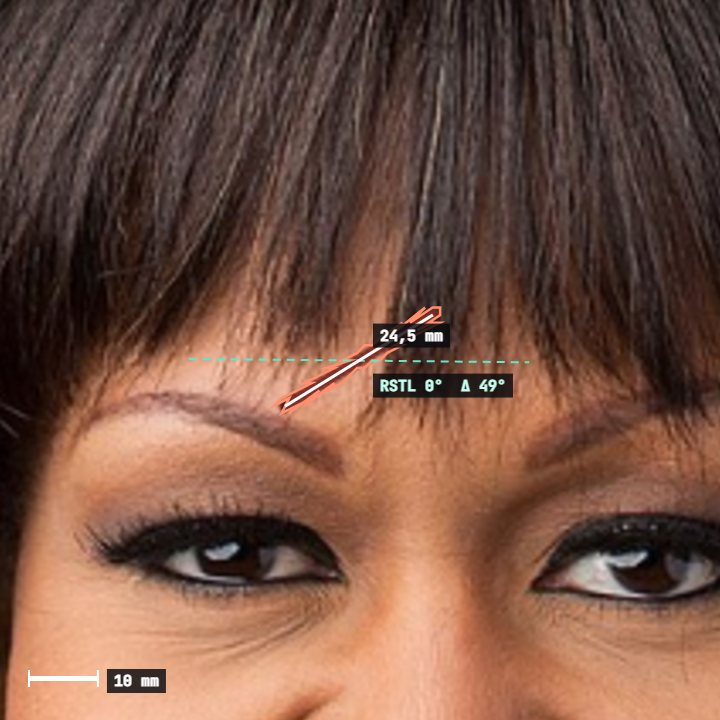
#> input picture server/examples/ex1_measured.jpg, 720 x 720 px
$ python -i acne_lesions.py   (imports and definitions only)
#> lines starting #> are read from the running program, lines starting #| are printed output that depends on the picture; after the words box and inside, x2 and y2 are one past the last pixel; in counts of white or black regions, pixels touching at a corner belong together
### wound_planner.py
"""Laceration / scar planner: geometry of a marked wound against the face.

The clinician marks the wound by clicking along it (accurate and clinician-controlled; no
detector is trained here). From the facial landmarks the tool reports where the wound is,
how long it is (mm), how it lies relative to approximate relaxed skin tension lines (RSTL),
which critical borders it touches (vermilion, brow, eyelid margin, alar rim), and draws
candidate repair geometry: an RSTL-aligned elliptical excision and a Z-plasty.

LIMITS, read before use:
- The RSTL field here is a coarse rule-based approximation of the schematic maps (Kraissl,
  Borges). Real RSTL vary with age, sex and individual skin; use clinical judgement.
- Drawn lines are decision-support sketches, not a surgical plan. Nothing here predicts how
  a scar will turn out, and there is no "beauty score".
- mm values come from the iris scale (11.7 mm, about +-5%) on a 2D frontal photo.
"""
import argparse
import json
import math
from pathlib import Path

import cv2
import numpy as np
from mediapipe.tasks.python import vision

import face_proportions as fp
import smile_symmetry as ss

C = vision.FaceLandmarksConnections


def _idx(conns):
    return sorted({i for c in conns for i in (c.start, c.end)})


NOSE_IDX = _idx(C.FACE_LANDMARKS_NOSE)
LIPS_IDX = _idx(C.FACE_LANDMARKS_LIPS)
LIPS_OUTER = [61, 185, 40, 39, 37, 0, 267, 269, 270, 409, 291, 375, 321, 405, 314, 17, 84, 181, 91, 146]
OVAL = [10, 338, 297, 332, 284, 251, 389, 356, 454, 323, 361, 288, 397, 365, 379, 378, 400, 377, 152,
        148, 176, 149, 150, 136, 172, 58, 132, 93, 234, 127, 162, 21, 54, 103, 67, 109]
EYE_R = [33, 7, 163, 144, 145, 153, 154, 155, 133, 173, 157, 158, 159, 160, 161, 246]       # image-left
EYE_L = [263, 249, 390, 373, 374, 380, 381, 382, 362, 398, 384, 385, 386, 387, 388, 466]    # image-right
BROW_R = [70, 63, 105, 66, 107]
BROW_L = [300, 293, 334, 296, 336]
ALAR_RIM = [129, 64, 98, 97, 2, 326, 327, 294, 358]

ELLIPSE_LW_RATIO = 3.5      # commonly taught elliptical excision length:width 3-4:1
Z_GAIN = {30: 25, 45: 50, 60: 75}   # classic Z-plasty theoretical length gain, percent
FAV, UNFAV = 30.0, 60.0     # alignment bands in degrees (commonly taught)


class FaceFrame:
    """Pixel <-> face-aligned millimetre frame (roll removed, y up, midline at x = 0)."""

    # [37 lines left out: functions __init__, to_mm, to_px, _densify, _seg_dist, not called in this run]


def _in_poly(p, poly):
    return cv2.pointPolygonTest(np.asarray(poly, np.float32).reshape(-1, 1, 2), (float(p[0]), float(p[1])), False) >= 0


# [9 lines left out: function _segments_cross, not called in this run]


class Ctx:
    """Face geometry in mm used by region and RSTL rules."""

    # [70 lines left out: functions __init__, region_of, rstl_angle, not called in this run]


def _diff(a, b):
    d = abs(a - b) % 180
    return min(d, 180 - d)


# [241 lines left out: functions ellipse_for, ellipse_points, z_plasty, scar_color, plan, draw_plan and 2 more, not called in this run]


# [2 lines that do not run on import are left out]

### acne_lesions.py
"""Acne and skin-mark mapper: counts red inflamed lesions, pustule-like lesions and dark marks per zone.

REAL-PHOTO CALIBRATION RESULT (read this): a colour-only detector cannot separate acne from other red spots.
On six normal real faces it still returned 0-30 "red lesions" each (sun damage, freckles, rosy skin), versus
35-45 on two acne photos. Treat the output as a CANDIDATE RED SPOT COUNT for tracking the same patient under the
same lighting, never as an acne diagnosis or grade. Dark marks are not reported at all.

Method: Lab colour; redness residual (a* minus a smooth local skin baseline, computed only over
skin pixels) -> multi-scale normalised Laplacian-of-Gaussian blob detector (0.6-2.7 mm) ->
non-maximum suppression -> per-lesion centre, radius (mm) and contrast. A second pass on lightness
finds dark macules (post-inflammatory marks) that are NOT red.

It COUNTS and LOCATES colour blobs. It does not grade acne (no GAGS / IGA score: lesion TYPE such as
comedone vs papule vs nodule cannot be read from colour), and it cannot see depth, cysts or comedones
that are skin-coloured. Classes are colour heuristics, not histology. Sunburn, rosacea, flushing,
razor bumps, insect bites and lighting can all look like lesions. Calibrated on synthetic skin;
NOT validated against dermatologist counts.
"""
import argparse
import json
from pathlib import Path

import cv2
import numpy as np
from scipy import ndimage as ndi

import face_zones as fz
import wound_planner as wp

SIGMAS_MM = (0.9, 1.3, 1.9, 2.7)
RED_T = 4.0          # normalised LoG response on the a* residual (calibrated on 6 normal real faces + 2 acne photos)
RED_CONTRAST = 8.0   # minimum a* rise over the local skin baseline at the blob centre
DETECT_DARK = False  # dark macules: 50-500 false detections per NORMAL face (pores, stubble, shadow); disabled until a trained model exists
DARK_T = 8.0
MIN_DIST_MM = 2.0
BASE_SIGMA_MM = 9.0
MIN_PX_PER_MM = 2.0
SKIN_ZONES = [n for n in fz.NAMES if fz.IS_SKIN[n]]
SKIN_SEED = ("cheek_medial_R", "cheek_medial_L", "forehead_central", "nose_dorsum", "chin")


# [12 lines left out: function skin_from_atlas, not called in this run]


def skin_fallback(image_bgr):
    ycc = cv2.cvtColor(image_bgr, cv2.COLOR_BGR2YCrCb)
    m = (ycc[..., 1] >= 128) & (ycc[..., 1] <= 190) & (ycc[..., 2] >= 70) & (ycc[..., 2] <= 140) & (ycc[..., 0] >= 35)
    return cv2.morphologyEx(m.astype(np.uint8), cv2.MORPH_CLOSE, cv2.getStructuringElement(cv2.MORPH_ELLIPSE, (9, 9))) > 0


def _blobs(resid, valid, ppm, thr):
    """Multi-scale normalised LoG maxima on a residual map. Returns (y, x, sigma_px, response)."""
    best = np.zeros(resid.shape, np.float32)
    which = np.zeros(resid.shape, np.int8)
    for i, smm in enumerate(SIGMAS_MM):
        s = smm * ppm
        r = -(s * s) * ndi.gaussian_laplace(resid, s)
        r[~valid] = 0
        upd = r > best
        best[upd] = r[upd]
        which[upd] = i
    k = max(3, int(MIN_DIST_MM * ppm) | 1)
    peak = (ndi.maximum_filter(best, size=k) == best) & (best > thr)
    ys, xs = np.nonzero(peak)
    return [(y, x, SIGMAS_MM[which[y, x]] * ppm, float(best[y, x])) for y, x in zip(ys, xs)]


def detect(image_bgr, skin, ppm):
    lab = cv2.cvtColor(image_bgr.astype(np.float32) / 255.0, cv2.COLOR_BGR2Lab)
    L, a, b = lab[..., 0], lab[..., 1], lab[..., 2]
    w = skin.astype(np.float32)
    s = BASE_SIGMA_MM * ppm

    def baseline(ch):
        return ndi.gaussian_filter(ch * w, s) / (ndi.gaussian_filter(w, s) + 1e-6)
    ra = (a - baseline(a)) * w
    rl = (L - baseline(L)) * w
    # erode so lesion rims at the mask edge do not create phantom blobs
    inner = cv2.erode(skin.astype(np.uint8), np.ones((int(1.5 * ppm) | 1,) * 2, np.uint8)) > 0
    red = [t for t in _blobs(ra, inner, ppm, RED_T) if ra[t[0], t[1]] >= RED_CONTRAST]
    dark = _blobs(-rl, inner, ppm, DARK_T) if DETECT_DARK else []
    out = []
    for y, x, sg, resp in red:
        r = int(max(2, sg * 1.41))
        ys, xs = slice(max(0, y - r), min(L.shape[0], y + r + 1)), slice(max(0, x - r), min(L.shape[1], x + r + 1))
        yy, xx = np.mgrid[ys, xs]
        d2 = (yy - y) ** 2 + (xx - x) ** 2
        core, ring = d2 <= (0.6 * r) ** 2, (d2 > (1.4 * r) ** 2) & (d2 <= (2.2 * r) ** 2)
        if not core.any() or not ring.any():
            continue
        dL = float(L[ys, xs][core].mean() - L[ys, xs][ring].mean())
        db = float(b[ys, xs][core].mean() - b[ys, xs][ring].mean())
        cls = "pustule_like" if (dL > 4 and db > 3) else "red_inflamed"
        out.append({"x": int(x), "y": int(y), "radius_mm": round(sg * 1.41 / ppm, 2), "redness_contrast": round(float(ra[y, x]), 1),
                    "response": round(resp, 2), "class": cls})
    for y, x, sg, resp in dark:
        if ra[max(0, y - 2):y + 3, max(0, x - 2):x + 3].max() > 4:       # red as well: already counted as inflamed
            continue
        out.append({"x": int(x), "y": int(y), "radius_mm": round(sg * 1.41 / ppm, 2), "darkness_contrast": round(float(-rl[y, x]), 1),
                    "response": round(resp, 2), "class": "dark_macule"})
    return out, ra


def analyse(image_bgr, landmarks_px=None, mm_per_px=None):
    """With landmarks: per-zone counts with the face atlas. Without: whole-image counts (scale assumed)."""
    if landmarks_px is not None:
        ff = wp.FaceFrame(landmarks_px)
        ppm = ff.scale
        P = ff.to_mm(landmarks_px)
        lab_map = fz.build(P, ff, image_bgr.shape[:2])
        skin = skin_from_atlas(image_bgr, lab_map)
        zone_ok = np.zeros(lab_map.shape, bool)
        for n in SKIN_ZONES:
            zone_ok |= lab_map == fz.ID[n]
        mode = "atlas"
    else:
        ppm = 1.0 / mm_per_px if mm_per_px else image_bgr.shape[1] / 150.0
        lab_map, ff = None, None
        skin = skin_fallback(image_bgr)
        zone_ok = skin
        mode = "no_face_whole_image" + ("" if mm_per_px else "_scale_assumed")
    if ppm < MIN_PX_PER_MM:
        return {"status": "CANNOT_ASSESS", "reason": f"Resolusi terlalu rendah ({ppm:.1f} px/mm)."}, None
    lesions, ra = detect(image_bgr, skin, ppm)
    lesions = [l for l in lesions if zone_ok[l["y"], l["x"]]]
    rep = {"mode": mode, "px_per_mm": round(ppm, 2), "totals": {c: sum(1 for l in lesions if l["class"] == c) for c in ("red_inflamed", "pustule_like", "dark_macule")},
           "lesions": lesions, "zones": {}, "module_status": {}}
    if lab_map is not None:
        for n in SKIN_ZONES:
            m = lab_map == fz.ID[n]
            area = float(m.sum()) / ppm ** 2 / 100
            usable = float((m & skin).sum()) / ppm ** 2 / 100
            frac = usable / area if area > 0 else 0
            st = "not_analysed:zone too small" if area < 0.3 else \
                 f"not_analysed:only {int(frac * 100)}% skin-coloured" if frac < 0.25 else \
                 f"low_confidence:only {int(frac * 100)}% skin-coloured" if frac < 0.6 else "analysed"
            ls = [l for l in lesions if m[l["y"], l["x"]]]
            rep["zones"][n] = {"area_cm2": round(area, 2), "usable_cm2": round(usable, 2), "status": st,
                               "red_inflamed": sum(l["class"] == "red_inflamed" for l in ls),
                               "pustule_like": sum(l["class"] == "pustule_like" for l in ls),
                               "dark_macule": sum(l["class"] == "dark_macule" for l in ls),
                               "inflamed_per_cm2": round(sum(l["class"] != "dark_macule" for l in ls) / usable, 2) if usable > 0.3 else None}
            rep["module_status"][n] = st
    rep["caveats"] = ["Counts colour blobs; no acne grade (lesion type cannot be read from colour).",
                      "Rosacea, flushing, sunburn, razor bumps, insect bites and lighting can mimic lesions.",
                      "Skin-coloured comedones and deep cysts are not seen. Not validated against dermatologist counts."]
    return rep, {"lab": lab_map, "skin": skin, "ra": ra, "ff": ff}


# [64 lines left out: functions draw, main, not called in this run]


# [2 lines not run here, left out]

>>> import cv2
>>> picture = cv2.imread('server/examples/ex1_measured.jpg')
#> picture is the input picture: shape (720, 720, 3); mean B, G, R 67.6, 82.3, 117.6
>>> result = analyse(picture)
#> in skin_fallback, `m = (ycc[..., 1] >= 128) & (ycc[..., 1] <= 190) & (ycc[..., 2] >= 70) ..`:
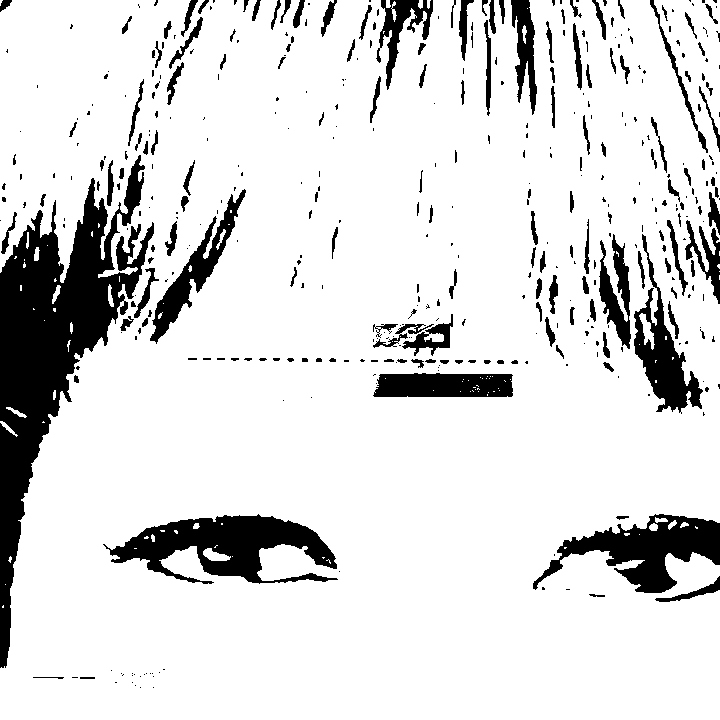
#> m: shape (720, 720) bool; 86.5% white; 435 black regions (277 under 20 px), largest, box (x1, y1, x2, y2) and area: (0, 155, 154, 668) 24781, (103, 514, 338, 584) 8198, (533, 514, 720, 593) 6342
#> in baseline (call 2), `return ndi.gaussian_filter(ch * w, s) / (ndi.gaussian_filter(w, s) + 1..`:
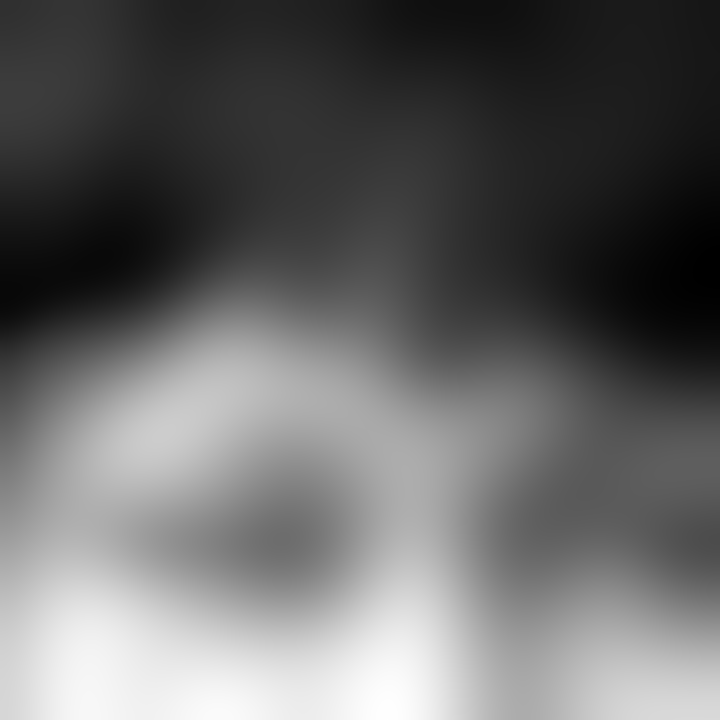
#> returned value: shape (720, 720) float32; min 16.56, max 74.49, mean 39.9; drawn with min black and max white
#> the loop in _blobs, `for i, smm in enumerate(SIGMAS_MM):` made 4 passes
#> pass 1, in _blobs, `upd = r > best`:
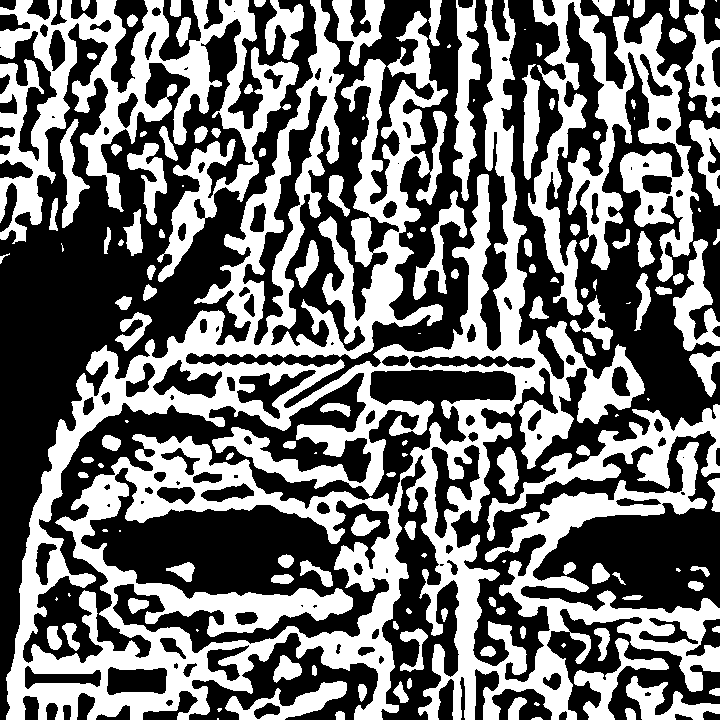
#> upd: shape (720, 720) bool; 44.1% white; 151 white regions (29 under 20 px), largest, box (x1, y1, x2, y2) and area: (6, 0, 720, 720) 136491, (0, 0, 299, 282) 27008, (528, 0, 699, 316) 19691
#> after the loop in _blobs, `for i, smm in enumerate(SIGMAS_MM):`:
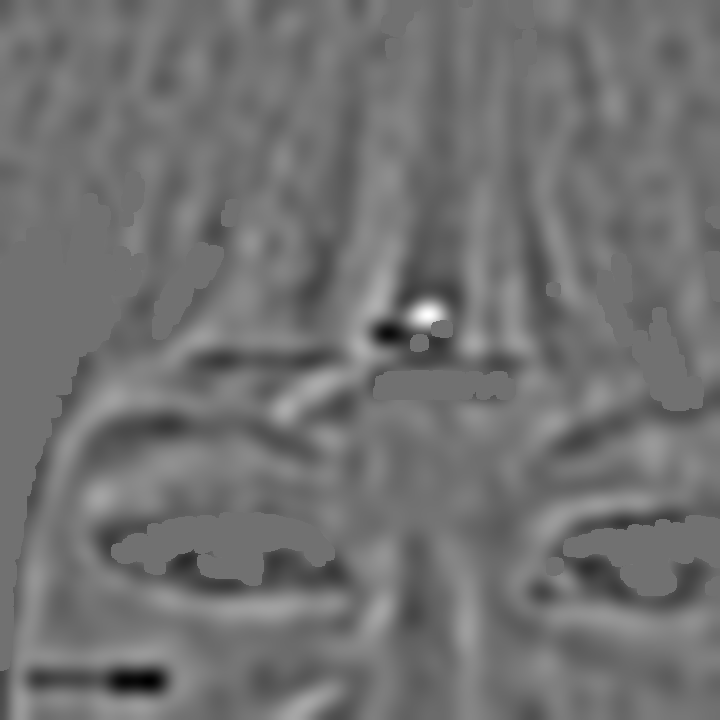
#> r: shape (720, 720) float32; min -8.44, max 10.45, mean 0.00902; drawn with min black and max white
#> after the loop in _blobs, `for i, smm in enumerate(SIGMAS_MM):`:
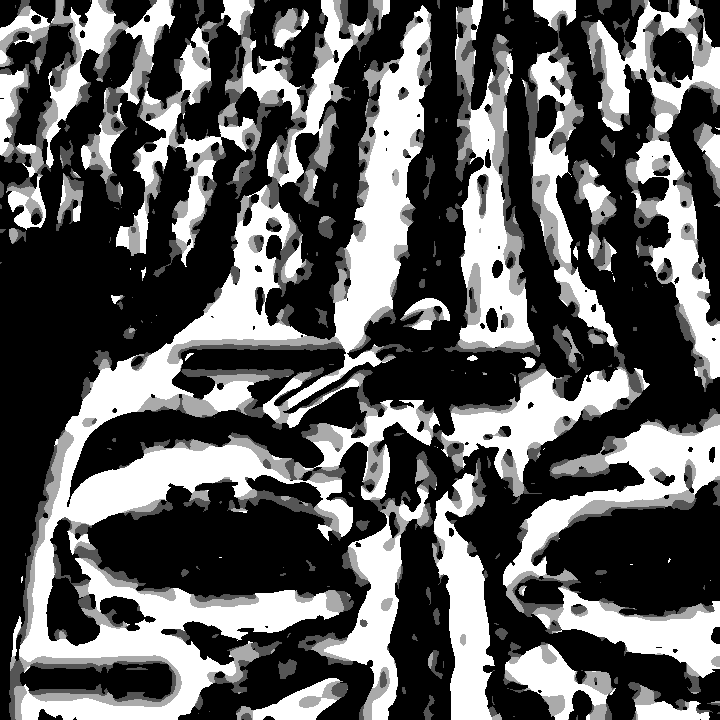
#> which: shape (720, 720) int8; min 0, max 3, mean 1.11; drawn with min black and max white
#> in _blobs, `peak = (ndi.maximum_filter(best, size=k) == best) & (best > thr)`:
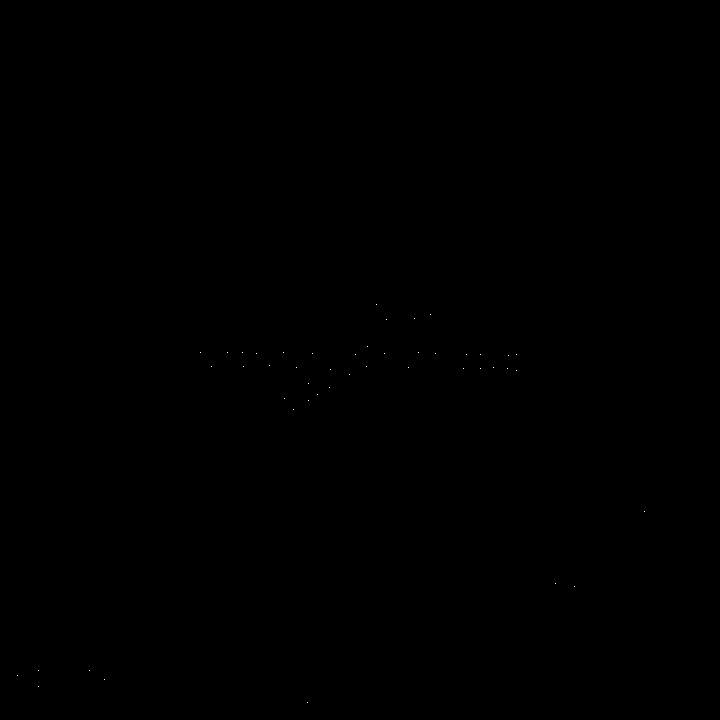
#> peak: shape (720, 720) bool; 0.01% white in thin lines or dots, all inside (x1, y1, x2, y2) = (17, 304, 645, 703)
#> in _blobs, `ys, xs = np.nonzero(peak)`: ys = 47 values from 304 to 702; xs = 47 values, max 644 at index 38, min 17 at index 43, mean 344.5
#> in detect, `red = [t for t in _blobs(ra, inner, ppm, RED_T) if ra[t[0], t[1]] >= R..`: red = 18 items, first 6: (304, 376, 12.96, 4.53), (318, 414, 4.32, 16.46), (346, 367, 4.32, 10.13), (353, 384, 4.32, 14.39), (354, 355, 4.32, 9.4), (354, 480, 4.32, 5.72)
#> in detect, `dark = _blobs(-rl, inner, ppm, DARK_T) if DETECT_DARK else []`: dark = []
#> the loop in detect, `for y, x, sg, resp in red:` made 18 passes
#> (y, x, sg, resp, r, dL, db, cls) on passes 1 to 8: (304, 376, 12.96, 4.53, 18, 15.52, 6.84, 'pustule_like'), (318, 414, 4.32, 16.46, 6, 39.76, 18.99, 'pustule_like'), (346, 367, 4.32, 10.13, 6, 5.13, 10.25, 'pustule_like'), (353, 384, 4.32, 14.39, 6, 9.89, 14.32, 'pustule_like'), (354, 355, 4.32, 9.4, 6, -16.89, 11.09, 'red_inflamed'), (354, 480, 4.32, 5.72, 6, -4.69, 4.59, 'red_inflamed'), (354, 516, 4.32, 4.24, 6, -3.84, 1.45, 'red_inflamed'), (355, 508, 4.32, 4.53, 6, -9.75, 5.33, 'red_inflamed')
#> pass 1, in detect, `core, ring = d2 <= (0.6 * r) ** 2, (d2 > (1.4 * r) ** 2) & (d2 <= (2.2..`:
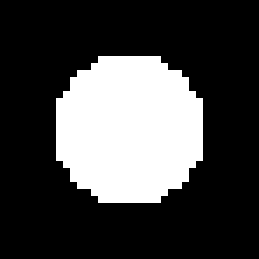
#> core: shape (37, 37) bool (shown 7 times larger); 26.7% white; 1 white region, box (x1, y1, x2, y2) and area: (8, 8, 29, 29) 365
#> after the loop in detect, `for y, x, sg, resp in red:`: out = 18 items
